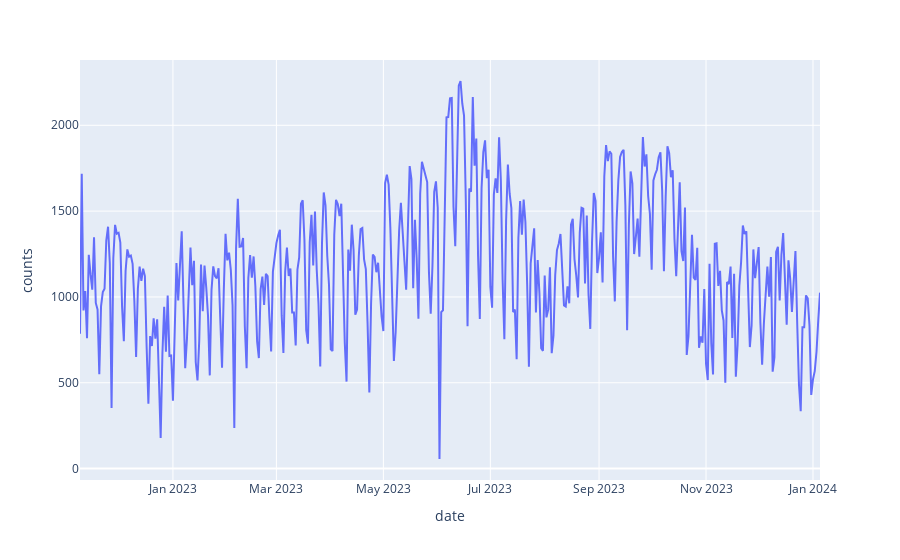

Write notebook code for a chart like this one.
### Code cell
tidf_rouen_daily = tidf_rouen["counts"].groupby([pd.Grouper(freq="d")]).sum()
px.line(tidf_rouen_daily, x=tidf_rouen_daily.index,y="counts")

### Figure 1 — Plotly figure (JSON) as saved in the notebook; plotly's stock layout.template omitted (floating-point values rounded to 4 significant figures; data arrays with more than 128 entries replaced by an {"elided": "..."} marker saying what was removed)
{"data": [{"hovertemplate": "date=%{x}<br>counts=%{y}<extra></extra>", "legendgroup": "", "line": {"color": "#636efa", "dash": "solid"}, "marker": {"symbol": "circle"}, "mode": "lines", "name": "", "orientation": "v", "showlegend": false, "type": "scatter", "x": {"elided": "423 str values"}, "xaxis": "x", "y": {"elided": "423 int values"}, "yaxis": "y"}], "layout": {"legend": {"tracegroupgap": 0}, "margin": {"t": 60}, "xaxis": {"anchor": "y", "domain": [0, 1], "title": {"text": "date"}}, "yaxis": {"anchor": "x", "domain": [0, 1], "title": {"text": "counts"}}}}
